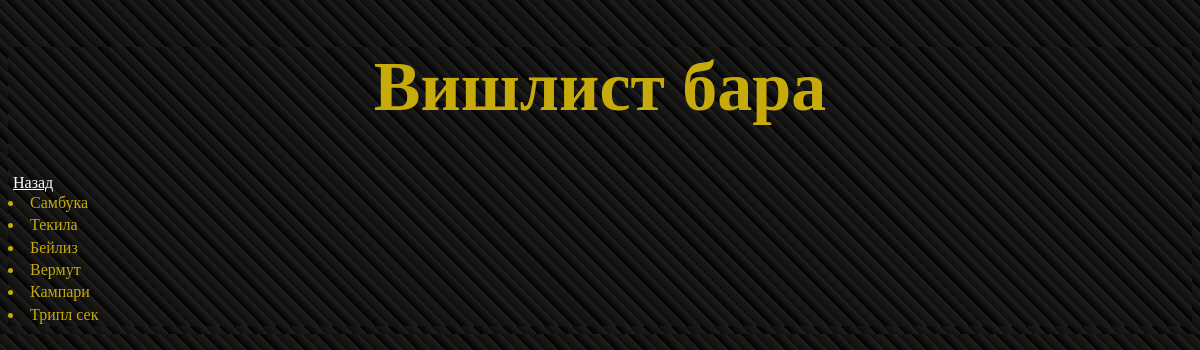
The page /wishlist/ on the database as committed earlier.
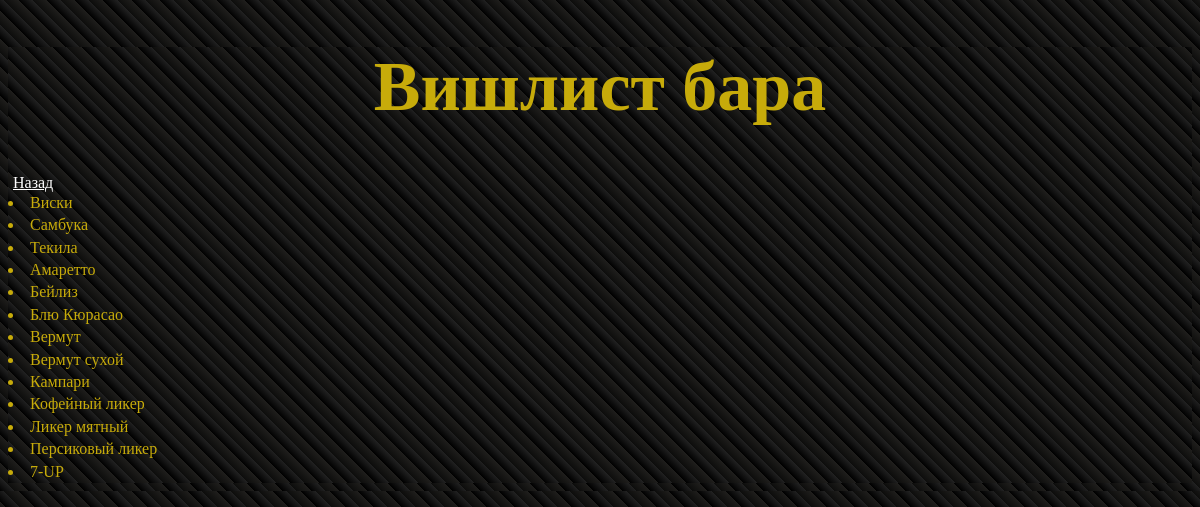
The same page on the database as committed later.
### cocktails/models.py (models this page shows)
class Ingridient(models.Model):
    name = models.CharField(max_length=200)
    category = models.ForeignKey(Category, on_delete=models.CASCADE)
    availability = models.BooleanField(default=False)
    cost = models.IntegerField(default=100)
    def __str__(self):
        return self.name

### cocktails/views.py (the view)
# urls.py: path('wishlist/', views.show_wishlist, name='wishlist'),
def show_wishlist(request):
    wishlist = Ingridient.objects.all().filter(availability=False).filter(id__in=wish).filter(category__in=[1, 2, 3])
    context = {
        'wishlist': wishlist,
    }
    return render(request, 'cocktails/wishlist.html', context=context)

### cocktails/templates/cocktails/wishlist.html (shortened to what this page needs)
{% load static %}
<!DOCTYPE html>
<html lang="en">
<head>
    <link type="text/css" href="{% static 'cocktails/css/style1.css' %}" rel="stylesheet">
</head>
<body>
<div>
<h1>Вишлист бара</h1>
    <a class="rec_p" href="{% url 'index' %}">Назад</a>
{% for i in wishlist.all %}
    <li>{{ i }}</li>
{% endfor %}
</div>
</body>
</html>

Rows that differ between the two databases and show on the page:
no longer on this page (row edited): Ingridient: name "Трипл сек"
now on this page (row edited): Ingridient: name "Виски"
now on this page (row edited): Ingridient: name "Амаретто"
now on this page (row edited): Ingridient: name "Блю Кюрасао"
now on this page (row edited): Ingridient: name "Вермут сухой"
now on this page (row edited): Ingridient: name "Кофейный ликер"
now on this page (row edited): Ingridient: name "Ликер мятный"
now on this page (row edited): Ingridient: name "Персиковый ликер"
now on this page (row edited): Ingridient: name "7-UP"
